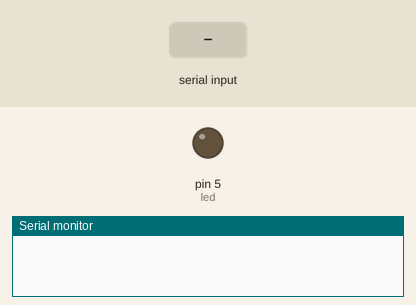
Recording of a sketch running on a simulated Arduino Uno, built with avr-gcc and run on an emulated ATmega328P. On the bench: output pins drawn as LEDs (lit = HIGH), the last lines printed to the serial monitor. Dashed ring = blinking. The inputs (shaded band) are chosen by the test bench.

Above: at 1.2 s.
1.3 s: "2" received over Serial
At 2.7 s:
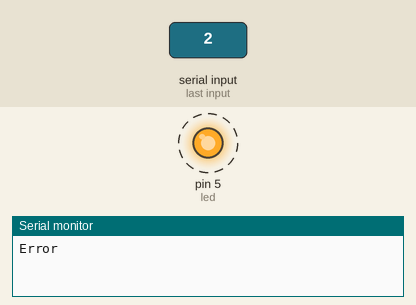
4.3 s: "1" received over Serial
At 5.2 s:
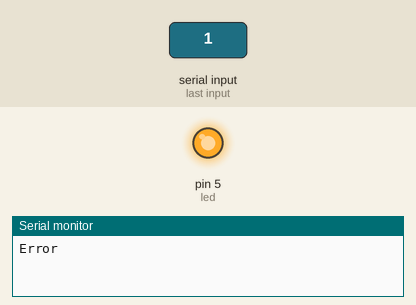
5.8 s: "0" received over Serial
At 6.3 s:
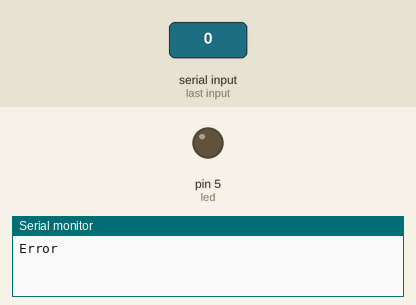
Timing chart, 0 to 8.8 s (numbered marks = the images above; inputs shaded):
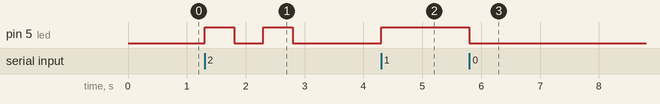

The sketch:

_5.-ComunicacionSerial.ino
```cpp
//Declaramos el pin a usar.
const int led=5;

void setup() {
//Establecemos la comunicación Serial
Serial.begin(9600);
//Habilitamos el uso del pin de tipo Salida
 pinMode(led,OUTPUT);
}

void loop() {
//Esperamos la interacción con la comunicación Serial.
//Mientras no se introdusca algun dato en el monitor serial no
// se cumplira la condición

if(Serial.available()>0){
    int dato=Serial.read();
//Si el dato introducido es 1, se encendera el led
    if(dato=='1'){
        digitalWrite(led,HIGH);
    }
//Si el dato introducido es 0, se encendera el led
    else if(dato=='0'){
        digitalWrite(led,LOW);

    }
    else{
       error();
      }
  }
}
void error(){
   digitalWrite(led,HIGH);
   delay(500);
   digitalWrite(led,LOW);
   delay(500);
   Serial.println("Error");
   digitalWrite(led,HIGH);
   delay(500);
   digitalWrite(led,LOW);
   delay(500);
}
```

Measured:
- after the input at 1.3 s, pin 5 (led): alternates HIGH for 0.50 s and LOW for 0.50 s, 4 changes in all, then stays LOW, starting at once
- after the input at 4.3 s, pin 5 (led): LOW → HIGH at once
- after the input at 5.8 s, pin 5 (led): HIGH → LOW at once
